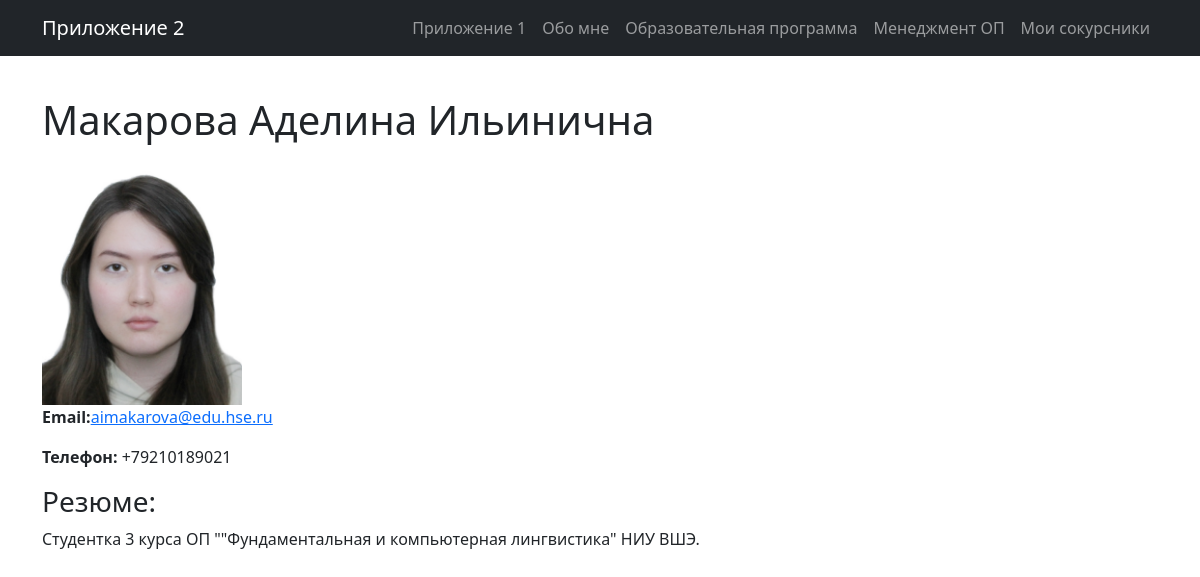
Screenshot of /pages/about/ with the database file from the repository.
### pages_app/models.py (models this page shows, shortened)
class AboutMe(models.Model):
    full_name = models.CharField("ФИО", max_length=100)
    email = models.EmailField("Электронная почта")
    phone = models.CharField("Телефон", max_length=20)
    photo = models.ImageField("Фото", upload_to='about_me/')
    resume = models.TextField("Резюме")

### pages_app/views.py (the view)
# urls.py: path('about/', views.about_me_view, name='about_me'),
def about_me_view(request):
    about = AboutMe.objects.first()  # предполагаем, что запись одна
    return render(request, 'pages_app/about_me.html', {'about': about})

### pages_app/templates/pages_app/about_me.html
{% extends 'pages_app/base_pages.html' %}
{% block content %}
  <h1>{{ about.full_name }}</h1>
  <img src="{{ about.photo.url }}" alt="{{ about.full_name }}" width="200">
  <p><strong>Email:</strong><a href="mailto:{{ about.email }}">{{ about.email }}</a></p>
  <p><strong>Телефон:</strong> {{ about.phone }}</p>
  <h3>Резюме:</h3>
  <p>{{ about.resume }}</p>
{% endblock %}

### rows the page displays
AboutMe: full_name "Макарова Аделина Ильинична", photo (picture), email "aimakarova@edu.hse.ru", phone "+79210189021", resume "Студентка 3 курса ОП \"\"Фундаментальная и компьютерная лингвистика\" НИУ ВШЭ."
